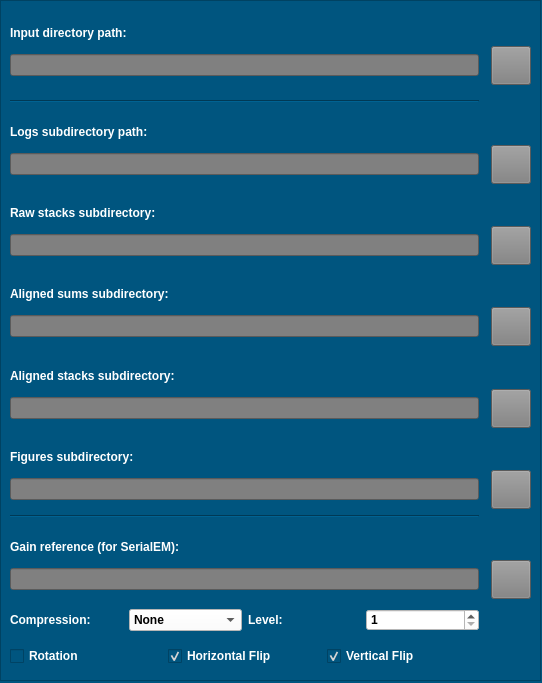
<?xml version="1.0" encoding="UTF-8"?>
<ui version="4.0">
 <class>DialogFileLocations</class>
 <widget class="QDialog" name="DialogFileLocations">
  <property name="geometry">
   <rect>
    <x>0</x>
    <y>0</y>
    <width>542</width>
    <height>683</height>
   </rect>
  </property>
  <property name="windowTitle">
   <string>Automator Folder Locations</string>
  </property>
  <property name="windowIcon">
   <iconset>
    <normaloff>../../zorro_dev/automator/CINAlogo.png</normaloff>../../zorro_dev/automator/CINAlogo.png</iconset>
  </property>
  <property name="styleSheet">
   <string notr="true">background: rgb(0, 85, 127);
color: white;
font-weight: bold;
</string>
  </property>
  <widget class="QFrame" name="frame">
   <property name="geometry">
    <rect>
     <x>0</x>
     <y>0</y>
     <width>541</width>
     <height>681</height>
    </rect>
   </property>
   <property name="layoutDirection">
    <enum>Qt::LeftToRight</enum>
   </property>
   <property name="frameShape">
    <enum>QFrame::StyledPanel</enum>
   </property>
   <property name="frameShadow">
    <enum>QFrame::Raised</enum>
   </property>
   <layout class="QGridLayout" name="gridLayout">
    <item row="12" column="0">
     <widget class="QLabel" name="label_2">
      <property name="toolTip">
       <string>Subdirectory inside the working directory where Zorro logs and standard output will be saved.</string>
      </property>
      <property name="text">
       <string>Logs subdirectory path:</string>
      </property>
      <property name="alignment">
       <set>Qt::AlignBottom|Qt::AlignLeading|Qt::AlignLeft</set>
      </property>
     </widget>
    </item>
    <item row="13" column="0">
     <widget class="QLineEdit" name="leOutputPath">
      <property name="toolTip">
       <string>Subdirectory inside the working directory where Zorro logs and standard output will be saved.</string>
      </property>
      <property name="styleSheet">
       <string notr="true">background: gray;
color: black;</string>
      </property>
      <property name="text">
       <string/>
      </property>
     </widget>
    </item>
    <item row="2" column="0">
     <widget class="QLabel" name="label_8">
      <property name="toolTip">
       <string>The directory to watch for new *.mrc, *.dm4, *.tif, and *.hdf5 files for processing.  Moves _all_ files in this directory.</string>
      </property>
      <property name="text">
       <string>Input directory path:</string>
      </property>
      <property name="alignment">
       <set>Qt::AlignBottom|Qt::AlignLeading|Qt::AlignLeft</set>
      </property>
     </widget>
    </item>
    <item row="16" column="0">
     <widget class="QLabel" name="label_3">
      <property name="toolTip">
       <string>Where to save the *zorro.mrc aligned stack sums.</string>
      </property>
      <property name="text">
       <string>Aligned sums subdirectory:                          </string>
      </property>
      <property name="alignment">
       <set>Qt::AlignBottom|Qt::AlignLeading|Qt::AlignLeft</set>
      </property>
     </widget>
    </item>
    <item row="20" column="0">
     <widget class="QLabel" name="label_4">
      <property name="toolTip">
       <string>Where to save the zorro_movie.mrcs aligned movie files (can be the same as sums).</string>
      </property>
      <property name="text">
       <string>Aligned stacks subdirectory:</string>
      </property>
      <property name="alignment">
       <set>Qt::AlignBottom|Qt::AlignLeading|Qt::AlignLeft</set>
      </property>
     </widget>
    </item>
    <item row="3" column="0">
     <widget class="QLineEdit" name="leInputPath">
      <property name="minimumSize">
       <size>
        <width>0</width>
        <height>0</height>
       </size>
      </property>
      <property name="toolTip">
       <string>The directory to watch for new *.mrc, *.dm4, *.tif, and *.hdf5 files for processing.  Moves _all_ files in this directory.</string>
      </property>
      <property name="styleSheet">
       <string notr="true">background: gray;
color: black;</string>
      </property>
      <property name="text">
       <string/>
      </property>
     </widget>
    </item>
    <item row="11" column="0">
     <widget class="Line" name="line_2">
      <property name="orientation">
       <enum>Qt::Horizontal</enum>
      </property>
     </widget>
    </item>
    <item row="21" column="0">
     <widget class="QLineEdit" name="leAlignPath">
      <property name="toolTip">
       <string>Where to save the zorro_movie.mrcs aligned movie files (can be the same as sums).</string>
      </property>
      <property name="styleSheet">
       <string notr="true">background: gray;
color: black;</string>
      </property>
      <property name="text">
       <string/>
      </property>
     </widget>
    </item>
    <item row="22" column="0">
     <widget class="QLabel" name="label_6">
      <property name="toolTip">
       <string>Where to save the diagnostic PNG plots.</string>
      </property>
      <property name="text">
       <string>Figures subdirectory:</string>
      </property>
      <property name="alignment">
       <set>Qt::AlignBottom|Qt::AlignLeading|Qt::AlignLeft</set>
      </property>
     </widget>
    </item>
    <item row="26" column="3">
     <widget class="QToolButton" name="tbOpenGainRefPath">
      <property name="sizePolicy">
       <sizepolicy hsizetype="Fixed" vsizetype="Fixed">
        <horstretch>0</horstretch>
        <verstretch>0</verstretch>
       </sizepolicy>
      </property>
      <property name="focusPolicy">
       <enum>Qt::NoFocus</enum>
      </property>
      <property name="styleSheet">
       <string notr="true">background: gray;
</string>
      </property>
      <property name="text">
       <string/>
      </property>
      <property name="icon">
       <iconset>
        <normaloff>../../zorro_dev/automator/icons/folder.png</normaloff>../../zorro_dev/automator/icons/folder.png</iconset>
      </property>
      <property name="iconSize">
       <size>
        <width>32</width>
        <height>32</height>
       </size>
      </property>
     </widget>
    </item>
    <item row="7" column="2">
     <widget class="Line" name="line">
      <property name="orientation">
       <enum>Qt::Horizontal</enum>
      </property>
     </widget>
    </item>
    <item row="15" column="0">
     <widget class="QLineEdit" name="leRawPath">
      <property name="toolTip">
       <string>Where to move all raw files (from input) to.</string>
      </property>
      <property name="styleSheet">
       <string notr="true">background: gray;
color: black;</string>
      </property>
      <property name="text">
       <string/>
      </property>
     </widget>
    </item>
    <item row="25" column="0">
     <widget class="QLabel" name="label_9">
      <property name="text">
       <string>Gain reference (for SerialEM):</string>
      </property>
      <property name="alignment">
       <set>Qt::AlignBottom|Qt::AlignLeading|Qt::AlignLeft</set>
      </property>
     </widget>
    </item>
    <item row="15" column="3">
     <widget class="QToolButton" name="tbOpenRawPath">
      <property name="sizePolicy">
       <sizepolicy hsizetype="Fixed" vsizetype="Fixed">
        <horstretch>0</horstretch>
        <verstretch>0</verstretch>
       </sizepolicy>
      </property>
      <property name="focusPolicy">
       <enum>Qt::NoFocus</enum>
      </property>
      <property name="styleSheet">
       <string notr="true">background: gray;
</string>
      </property>
      <property name="text">
       <string/>
      </property>
      <property name="icon">
       <iconset>
        <normaloff>../../zorro_dev/automator/icons/folder.png</normaloff>../../zorro_dev/automator/icons/folder.png</iconset>
      </property>
      <property name="iconSize">
       <size>
        <width>32</width>
        <height>32</height>
       </size>
      </property>
     </widget>
    </item>
    <item row="26" column="0">
     <widget class="QLineEdit" name="leGainRefPath">
      <property name="enabled">
       <bool>true</bool>
      </property>
      <property name="styleSheet">
       <string notr="true">background: gray;
color: black;</string>
      </property>
      <property name="text">
       <string/>
      </property>
     </widget>
    </item>
    <item row="23" column="3">
     <widget class="QToolButton" name="tbOpenFiguresPath">
      <property name="sizePolicy">
       <sizepolicy hsizetype="Fixed" vsizetype="Fixed">
        <horstretch>0</horstretch>
        <verstretch>0</verstretch>
       </sizepolicy>
      </property>
      <property name="focusPolicy">
       <enum>Qt::NoFocus</enum>
      </property>
      <property name="styleSheet">
       <string notr="true">background: gray;
</string>
      </property>
      <property name="text">
       <string/>
      </property>
      <property name="icon">
       <iconset>
        <normaloff>../../zorro_dev/automator/icons/folder.png</normaloff>../../zorro_dev/automator/icons/folder.png</iconset>
      </property>
      <property name="iconSize">
       <size>
        <width>32</width>
        <height>32</height>
       </size>
      </property>
     </widget>
    </item>
    <item row="18" column="3">
     <widget class="QToolButton" name="tbOpenSumPath">
      <property name="sizePolicy">
       <sizepolicy hsizetype="Fixed" vsizetype="Fixed">
        <horstretch>0</horstretch>
        <verstretch>0</verstretch>
       </sizepolicy>
      </property>
      <property name="focusPolicy">
       <enum>Qt::NoFocus</enum>
      </property>
      <property name="styleSheet">
       <string notr="true">background: gray;
</string>
      </property>
      <property name="text">
       <string/>
      </property>
      <property name="icon">
       <iconset>
        <normaloff>../../zorro_dev/automator/icons/folder.png</normaloff>../../zorro_dev/automator/icons/folder.png</iconset>
      </property>
      <property name="iconSize">
       <size>
        <width>32</width>
        <height>32</height>
       </size>
      </property>
     </widget>
    </item>
    <item row="21" column="3">
     <widget class="QToolButton" name="tbOpenAlignPath">
      <property name="sizePolicy">
       <sizepolicy hsizetype="Fixed" vsizetype="Fixed">
        <horstretch>0</horstretch>
        <verstretch>0</verstretch>
       </sizepolicy>
      </property>
      <property name="focusPolicy">
       <enum>Qt::NoFocus</enum>
      </property>
      <property name="styleSheet">
       <string notr="true">background: gray;
</string>
      </property>
      <property name="text">
       <string/>
      </property>
      <property name="icon">
       <iconset>
        <normaloff>../../zorro_dev/automator/icons/folder.png</normaloff>../../zorro_dev/automator/icons/folder.png</iconset>
      </property>
      <property name="iconSize">
       <size>
        <width>32</width>
        <height>32</height>
       </size>
      </property>
     </widget>
    </item>
    <item row="13" column="3">
     <widget class="QToolButton" name="tbOpenOutputPath">
      <property name="sizePolicy">
       <sizepolicy hsizetype="Fixed" vsizetype="Fixed">
        <horstretch>0</horstretch>
        <verstretch>0</verstretch>
       </sizepolicy>
      </property>
      <property name="focusPolicy">
       <enum>Qt::NoFocus</enum>
      </property>
      <property name="styleSheet">
       <string notr="true">background: gray;
</string>
      </property>
      <property name="text">
       <string/>
      </property>
      <property name="icon">
       <iconset>
        <normaloff>../../zorro_dev/automator/icons/folder.png</normaloff>../../zorro_dev/automator/icons/folder.png</iconset>
      </property>
      <property name="iconSize">
       <size>
        <width>32</width>
        <height>32</height>
       </size>
      </property>
     </widget>
    </item>
    <item row="14" column="0">
     <widget class="QLabel" name="label_5">
      <property name="toolTip">
       <string>Where to move all raw files (from input) to.</string>
      </property>
      <property name="text">
       <string>Raw stacks subdirectory:</string>
      </property>
      <property name="alignment">
       <set>Qt::AlignBottom|Qt::AlignLeading|Qt::AlignLeft</set>
      </property>
     </widget>
    </item>
    <item row="23" column="0">
     <widget class="QLineEdit" name="leFiguresPath">
      <property name="enabled">
       <bool>true</bool>
      </property>
      <property name="toolTip">
       <string>Where to save the diagnostic PNG plots.</string>
      </property>
      <property name="styleSheet">
       <string notr="true">background: gray;
color: black;</string>
      </property>
      <property name="text">
       <string/>
      </property>
     </widget>
    </item>
    <item row="3" column="3">
     <widget class="QToolButton" name="tbOpenInputPath">
      <property name="sizePolicy">
       <sizepolicy hsizetype="Fixed" vsizetype="Fixed">
        <horstretch>0</horstretch>
        <verstretch>0</verstretch>
       </sizepolicy>
      </property>
      <property name="focusPolicy">
       <enum>Qt::NoFocus</enum>
      </property>
      <property name="styleSheet">
       <string notr="true">background: gray;
</string>
      </property>
      <property name="text">
       <string/>
      </property>
      <property name="icon">
       <iconset>
        <normaloff>../../zorro_dev/automator/icons/folder.png</normaloff>../../zorro_dev/automator/icons/folder.png</iconset>
      </property>
      <property name="iconSize">
       <size>
        <width>32</width>
        <height>32</height>
       </size>
      </property>
     </widget>
    </item>
    <item row="18" column="0">
     <widget class="QLineEdit" name="leSumPath">
      <property name="toolTip">
       <string>Where to save the *zorro.mrc aligned stack sums.</string>
      </property>
      <property name="styleSheet">
       <string notr="true">background: gray;
color: black;</string>
      </property>
      <property name="text">
       <string/>
      </property>
     </widget>
    </item>
    <item row="27" column="0">
     <widget class="QFrame" name="frame_2">
      <property name="frameShape">
       <enum>QFrame::NoFrame</enum>
      </property>
      <property name="frameShadow">
       <enum>QFrame::Plain</enum>
      </property>
      <property name="lineWidth">
       <number>1</number>
      </property>
      <layout class="QHBoxLayout" name="horizontalLayout">
       <property name="leftMargin">
        <number>0</number>
       </property>
       <property name="topMargin">
        <number>0</number>
       </property>
       <property name="rightMargin">
        <number>0</number>
       </property>
       <property name="bottomMargin">
        <number>0</number>
       </property>
       <item>
        <widget class="QLabel" name="label">
         <property name="text">
          <string>Compression:</string>
         </property>
        </widget>
       </item>
       <item>
        <widget class="QComboBox" name="comboCompressor">
         <property name="enabled">
          <bool>true</bool>
         </property>
         <property name="focusPolicy">
          <enum>Qt::StrongFocus</enum>
         </property>
         <property name="styleSheet">
          <string notr="true">background: white;
color:black;

</string>
         </property>
         <item>
          <property name="text">
           <string>None</string>
          </property>
         </item>
         <item>
          <property name="text">
           <string>zstd</string>
          </property>
         </item>
         <item>
          <property name="text">
           <string>lz4</string>
          </property>
         </item>
         <item>
          <property name="text">
           <string>zlib</string>
          </property>
         </item>
        </widget>
       </item>
       <item>
        <widget class="QLabel" name="label_10">
         <property name="text">
          <string>Level:</string>
         </property>
        </widget>
       </item>
       <item>
        <widget class="QSpinBox" name="sbCLevel">
         <property name="enabled">
          <bool>true</bool>
         </property>
         <property name="styleSheet">
          <string notr="true">background: white;
color:black;
</string>
         </property>
         <property name="minimum">
          <number>1</number>
         </property>
         <property name="maximum">
          <number>9</number>
         </property>
        </widget>
       </item>
      </layout>
     </widget>
    </item>
    <item row="28" column="0">
     <widget class="QFrame" name="horizontalFrame">
      <layout class="QHBoxLayout" name="horizontalLayout_2">
       <property name="leftMargin">
        <number>0</number>
       </property>
       <property name="topMargin">
        <number>0</number>
       </property>
       <property name="rightMargin">
        <number>0</number>
       </property>
       <property name="bottomMargin">
        <number>0</number>
       </property>
       <item>
        <widget class="QCheckBox" name="cbGainRot">
         <property name="text">
          <string>Rotation</string>
         </property>
        </widget>
       </item>
       <item>
        <widget class="QCheckBox" name="cbGainHorzFlip">
         <property name="text">
          <string>Horizontal Flip</string>
         </property>
         <property name="checked">
          <bool>true</bool>
         </property>
        </widget>
       </item>
       <item>
        <widget class="QCheckBox" name="cbGainVertFlip">
         <property name="text">
          <string>Vertical Flip</string>
         </property>
         <property name="checked">
          <bool>true</bool>
         </property>
        </widget>
       </item>
      </layout>
     </widget>
    </item>
    <item row="24" column="0">
     <widget class="Line" name="line_3">
      <property name="orientation">
       <enum>Qt::Horizontal</enum>
      </property>
     </widget>
    </item>
   </layout>
  </widget>
 </widget>
 <tabstops>
  <tabstop>leInputPath</tabstop>
  <tabstop>leOutputPath</tabstop>
  <tabstop>leRawPath</tabstop>
  <tabstop>leSumPath</tabstop>
  <tabstop>leAlignPath</tabstop>
  <tabstop>leFiguresPath</tabstop>
  <tabstop>leGainRefPath</tabstop>
  <tabstop>comboCompressor</tabstop>
  <tabstop>sbCLevel</tabstop>
 </tabstops>
 <resources/>
 <connections/>
</ui>
